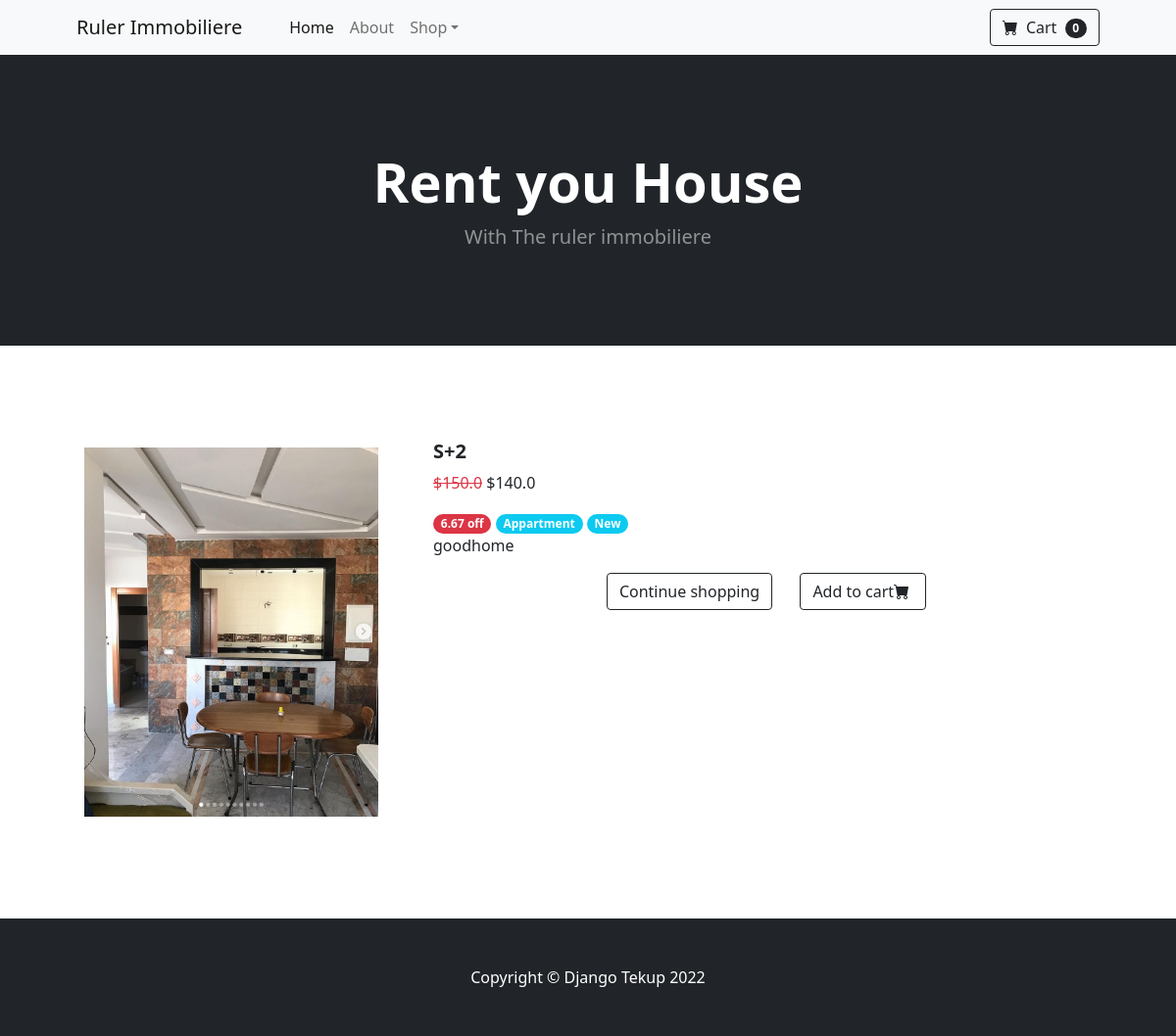
/product/stwo/, run on the app's committed database.
### frontend/models.py (models this page shows, shortened)
class Item(models.Model):
    title = models.CharField(max_length=100)
    price = models.FloatField()
    discount_price = models.FloatField(blank=True, null=True)
    category = models.CharField(choices=CATEGORY_CHOICES, max_length=5)
    label = models.CharField(choices=LABEL_CHOICES, max_length=5)
    slug = models.SlugField()
    description = models.TextField()
    image = models.ImageField()
    def get_discount_percent(self):
        discount_percent = 100 - ( self.discount_price * 100 / self.price)
        return discount_percent

### frontend/views.py (the view)
# urls.py: path('product/<slug>/', views.ProductDetailView.as_view(), name='detail')
class ProductDetailView(DetailView):
    model = Item
    template_name = 'detail.html'

### templates/detail.html (shortened to what this page needs)
{% extends 'base.html' %}
{% block content %}
<section class="py-5">
            <div class="container px-4 px-lg-5 mt-5">
                <div class="row gx-md-5 justify-content-center">
                    <div class="col-md-4 mb-5">
                            <img class="card-img-top p-2" src="{{ object.image.url }}" alt="..." />
                        </div>
                        <div class="col-md-8 mb-5">
                            <h5 class="fw-bolder">{{ item.title }}</h5>
                                    {% if item.discount_price %}
                                  <p><del class="mt-2 text-danger">${{ item.price }}</del>
                                  ${{ item.discount_price }}</p>
                                    <span class="badge rounded-pill bg-danger">{{ item.get_discount_percent|floatformat:2 }} off</span>
                                    {% else %}
                                    <p>${{ item.price }}</p>
                                    {% endif %}
                                    <span class="badge rounded-pill bg-info">{{ item.get_category_display }} </span>
                                    <span class="badge rounded-pill bg-info">{{ item.get_label_display }} </span>
                                    <p>{{ item.description }}</p>
                            <div class="card-footer p-4 pt-0 border-top-0 bg-transparent">
                                <div class="text-center">
                             <a class="btn btn-outline-dark mt-auto me-4" href="{% url 'frontend:home' %}">Continue shopping</a>
                             <a class="btn btn-outline-dark mt-auto" href="#">Add to cart<i class="bi-cart-fill me-1"></i></a>
                            </div>
                    </div>
                        </div>
                    </div>
                </div>
        </section>
{% endblock %}

### data on the page
Item: image (picture), title "S+2", price "150.0", discount_price "140.0", get_discount_percent "6.67", category "Appartment", label "New", description "goodhome"
